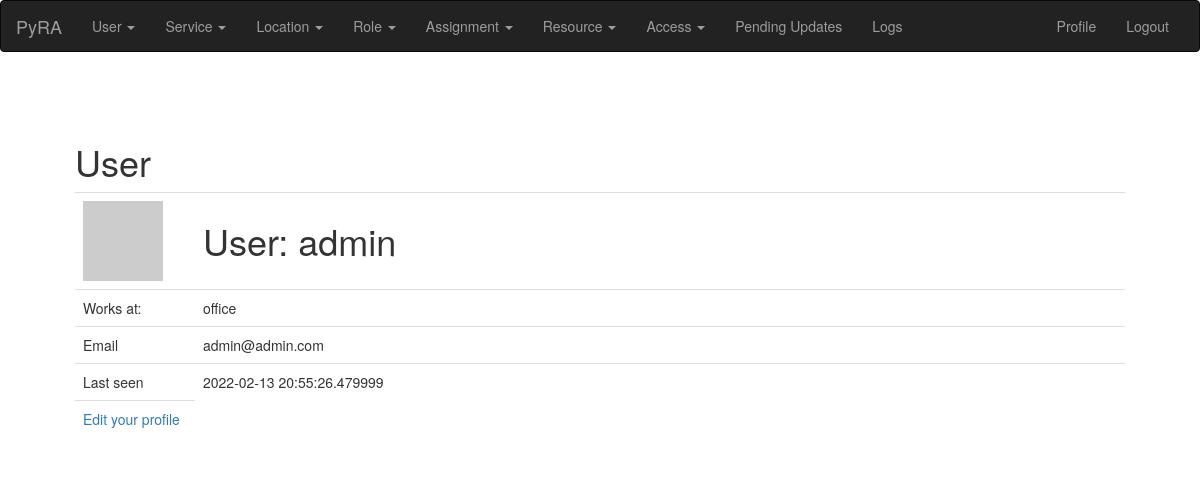
The app's page /user/admin (signed in) with its own data.
### app/main/models.py (models this page shows, shortened)
class PaginatedAPIMixin(object):
    @staticmethod
    def to_collection_dict(query, page, per_page, endpoint, **kwargs):
        resources = query.paginate(page, per_page, False)
        print("page: %s per_page: %s endpoint %s" % (page, per_page, endpoint))
        data = {
            'items': [item.to_dict() for item in resources.items],
            '_meta': {
                'page': page,
                'per_page': per_page,
                'total_pages': resources.pages,
                'total_items': resources.total
            },
            '_links': {
                'self': url_for(endpoint, id=id, page=page, per_page=per_page,
                                **kwargs),
                'next': url_for(endpoint, id=id, page=page + 1, per_page=per_page,
                                **kwargs) if resources.has_next else None,
                'prev': url_for(endpoint, id=id, page=page - 1, per_page=per_page,
                                **kwargs) if resources.has_prev else None
            }
        }
        return data

class User(PaginatedAPIMixin, UserMixin, db.Model):
    __tablename__ = "user"
    id = db.Column(db.Integer, primary_key=True)
    username = db.Column(db.String(64), index=True, unique=True)
    email = db.Column(db.String(120), index=True, unique=True)
    password_hash = db.Column(db.String(128))
    about_me = db.Column(db.String(140))
    last_seen = db.Column(db.DateTime, default=datetime.utcnow)
    api_key = db.Column(db.String(32), index=True, unique=True)
    token = db.Column(db.String(32), index=True, unique=True)
    token_expiration = db.Column(db.DateTime)
    role = db.Column(db.String(140))
    active = db.Column(db.Integer)
    def avatar(self, size):
        digest = md5(self.email.lower().encode('utf-8')).hexdigest()
        return 'https://www.gravatar.com/avatar/{}?d=identicon&s={}'.format(
            digest, size)

class Service(PaginatedAPIMixin, db.Model):
    __tablename__ = "service"
    id = db.Column(db.Integer, primary_key=True)
    name = db.Column(db.String(140), unique=True)
    updated = db.Column(db.DateTime, index=True, default=datetime.utcnow)
    color = db.Column(db.String(140))
    users = db.relationship('User', secondary=service_user)
    manager = db.relationship('User', foreign_keys='Service.manager_id')
    manager_id = db.Column(db.Integer, db.ForeignKey('user.id'))

### app/main/routes.py (the view)
@bp.route('/user/<username>')
@login_required
def user(username):
    user = User.query.filter_by(username=username).first_or_404()
    print("user: %s" % (user.username))
    services = Service.query.all()
    return render_template('user.html', user=user,
                           services=services, title=_("User"))

### app/main/models.py (called while the page is built)
@login.user_loader
def load_user(id):
    return User.query.get(int(id))

### app/main/routes.py (called while the page is built)
@bp.before_app_request
def before_request():
    if current_user.is_authenticated:
        current_user.last_seen = datetime.utcnow()
        db.session.commit()
    g.locale = str(get_locale())

### app/templates/user.html (shortened to what this page needs)
{% extends "base.html" %}
{% block app_content %}
    <table class="table table-hover">
        <tr>
            <td width="120px"><img src="{{ user.avatar(120) }}"></td>
            <td>
                <h1>{{ _('User') }}: {{ user.username }}</h1>
            </td>
          </tr>
          <tr>
              <td>{{ _('Works at:')}}</td>
              <td>
                {% for service in services %}
                  {% for su in service.users %}
                    {% if su.username == user.username %}
                      {{ service.name }}
                    {% endif %}
                  {% endfor %}
                {% endfor %}
              </td>
            </tr>
            <tr>
                <td>  {{ _('Email')}} </td> <td>  {{ user.email}} </td>
              </tr>
              <tr>
                <td>  {{ _('Last seen') }} </td>                <td>  {{ user.last_seen }} </td>
              </tr>
              <tr>
                <td>
                {% if user == current_user %}
                  <p><a href="{{ url_for('main.edit_profile') }}">{{ _('Edit your profile') }}</a></p>
                {% endif %}
                </td>
              </tr>
    </table>
{% endblock %}

### records on screen
User: username "admin", email "admin@admin.com", last_seen "2022-02-13 20:55:26.479999"
Service: name "office"

### other values on screen
{{ title }} "User"
